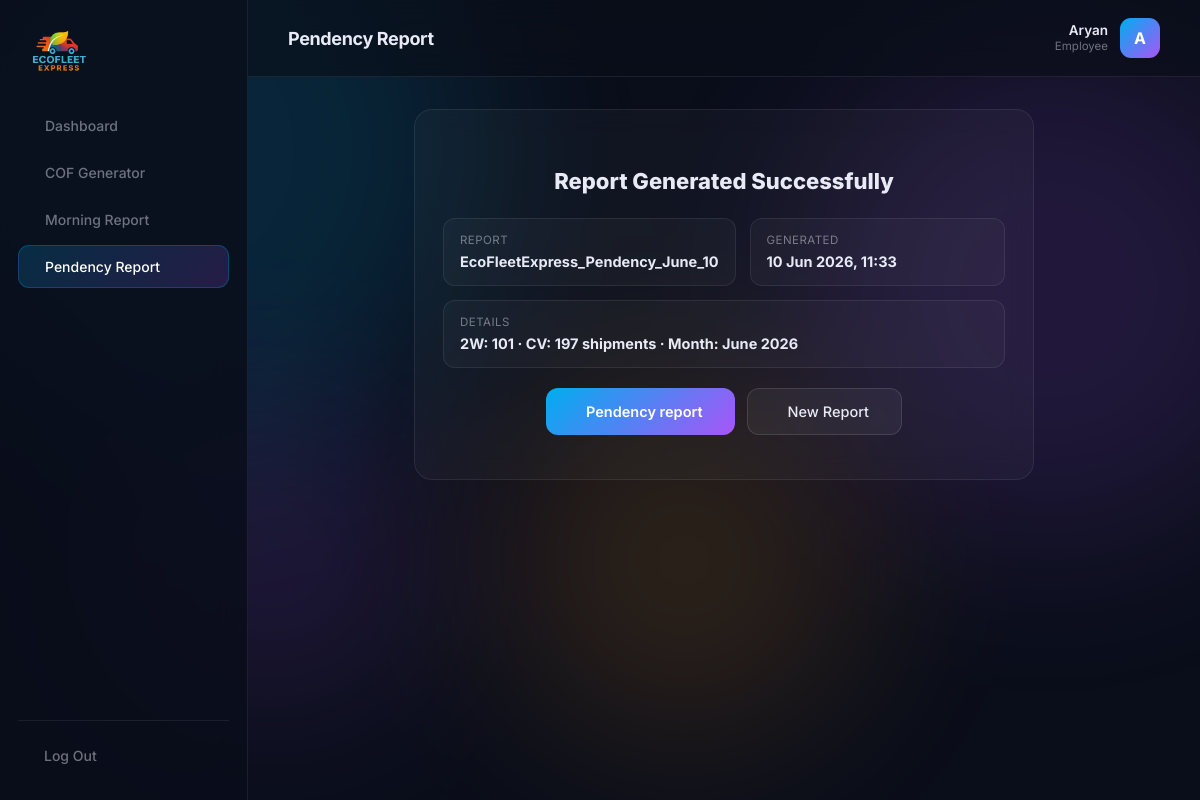
Page /portal/result/2/ (signed in) on the committed database.
### core/models.py (models this page shows, shortened)
class ToolRun(models.Model):
    TOOL_COF = 'COF'
    TOOL_MORNING = 'MORNING'
    TOOL_PENDENCY = 'PENDENCY'
    TOOL_CHOICES = [
        (TOOL_COF, 'COF Generator'),
        (TOOL_MORNING, 'Morning Report'),
        (TOOL_PENDENCY, 'Pendency Report'),
    ]
    STATUS_SUCCESS = 'SUCCESS'
    STATUS_FAILED = 'FAILED'
    STATUS_CHOICES = [
        (STATUS_SUCCESS, 'Success'),
        (STATUS_FAILED, 'Failed'),
    ]
    user = models.ForeignKey(
        settings.AUTH_USER_MODEL,
        on_delete=models.SET_NULL,
        null=True, blank=True,
        related_name='tool_runs',
    )
    tool = models.CharField(max_length=20, choices=TOOL_CHOICES)
    status = models.CharField(max_length=10, choices=STATUS_CHOICES, default=STATUS_SUCCESS)
    reference = models.CharField(max_length=120, blank=True)   # e.g. COF number
    detail = models.TextField(blank=True)
    output_file = models.FileField(upload_to='tool_outputs/%Y/%m/', blank=True, null=True)
    created_at = models.DateTimeField(auto_now_add=True)
    class Meta:
        ordering = ['-created_at']

class ToolRunFile(models.Model):
    run = models.ForeignKey(ToolRun, on_delete=models.CASCADE, related_name='files')
    label = models.CharField(max_length=80)
    file = models.FileField(upload_to='tool_outputs/%Y/%m/')
    created_at = models.DateTimeField(auto_now_add=True)
    class Meta:
        ordering = ['id']

### core/views.py (the view)
# urls.py: path('portal/result/<int:pk>/', views.tool_result, name='tool_result'),
@staff_required
def tool_result(request, pk):
    run = get_object_or_404(ToolRun.objects.prefetch_related('files'),
                            pk=pk, status=ToolRun.STATUS_SUCCESS)
    active = {'COF': 'cof', 'MORNING': 'morning', 'PENDENCY': 'pendency'}.get(run.tool, '')
    return render(request, 'core/portal/tool_result.html', {'active': active, 'run': run})

### templates/core/portal/tool_result.html (shortened to what this page needs)
{% extends 'core/portal/base.html' %}
{% block heading %}{{ run.get_tool_display }}{% endblock %}
{% block content %}
<div class="portal-card cof-success">
  <h2>Report Generated Successfully</h2>
  <div class="cof-success-grid">
    <div><span>Report</span><strong>{{ run.reference|default:run.get_tool_display }}</strong></div>
    <div><span>Generated</span><strong>{{ run.created_at|date:"d M Y, H:i" }}</strong></div>
    <div class="full"><span>Details</span><strong>{{ run.detail }}</strong></div>
  </div>
  <div class="cof-success-actions">
    {% for f in run.files.all %}
    <a href="{% url 'download_file' f.id %}" class="{% if forloop.first %}btn-primary{% else %}btn-secondary{% endif %}">
       {{ f.label }}
    </a>
    {% endfor %}
    {% if run.tool == 'PENDENCY' %}
    <a href="{% url 'pendency_report' %}" class="btn-secondary"> New Report</a>
    {% elif run.tool == 'MORNING' %}
    <a href="{% url 'morning_report' %}" class="btn-secondary"><i class="ti ti-plus"></i> New Report</a>
    {% endif %}
  </div>
</div>
{% endblock %}

### templates/core/portal/base.html (shortened to what this page needs)
{% load static %}
<!DOCTYPE html>
<html lang="en">
<head>
    <link rel="stylesheet" href="https://cdn.jsdelivr.net/npm/@tabler/icons-webfont@latest/tabler-icons.min.css" />
    <link rel="stylesheet" href="{% static 'css/main.css' %}" />
    <link rel="stylesheet" href="{% static 'css/portal.css' %}" />
</head>
<body class="portal-body">
<div class="orbs">
    <div class="orb orb1"></div><div class="orb orb2"></div>
    <div class="orb orb3"></div><div class="orb orb4"></div>
</div>
<aside class="portal-sidebar" id="portalSidebar">
    <a href="{% url 'home' %}" class="portal-logo">
        <img src="{% static 'images/logo.png' %}" alt="EcoFleet Express" />
    </a>
    <nav class="portal-nav">
        <a href="{% url 'dashboard' %}" class="{% if active == 'dashboard' %}active{% endif %}"> Dashboard</a>
        <a href="{% url 'cof_generator' %}" class="{% if active == 'cof' %}active{% endif %}"> COF Generator</a>
        <a href="{% url 'morning_report' %}" class="{% if active == 'morning' %}active{% endif %}"> Morning Report</a>
        <a href="{% url 'pendency_report' %}" class="{% if active == 'pendency' %}active{% endif %}"> Pendency
  Report</a>
    </nav>
    <div class="portal-sidebar-foot">
        <a href="{% url 'portal_logout' %}" class="portal-logout"> Log Out</a>
    </div>
</aside>
<div class="portal-main">
    <header class="portal-topbar">
        <div class="portal-topbar-title">{% block heading %}{% endblock %}</div>
        <div class="portal-user">
            <div class="portal-user-meta">
            <span class="portal-user-name">{{ request.user.get_full_name|default:request.user.username }}</span>
            <span class="portal-user-role">Employee</span>
          </div>
          <div class="portal-avatar">{{ request.user.username|slice:":1"|upper }}</div>
        </div>
    </header>
      <main class="portal-content">
        {% block content %}{% endblock %}
      </main>
    </div>
</body>
</html>

### static/css/main.css (style rules this page uses)
*, *::before, *::after { margin: 0; padding: 0; box-sizing: border-box; }
:root { --cyan: #00AEEF; --purple: #a855f7; --orange: #F7941D; --red: #ED1C24; --bg: #0a0e1a; --surface: rgba(255,255,255,0.03); --border: rgba(255,255,255,0.08); --text: #e8eaf6; --muted: rgba(232,234,246,0.45); --hint: rgba(232,234,246,0.28); }
html, body { font-family: 'Inter', sans-serif; background: var(--bg); color: var(--text); min-height: 100vh; scroll-behavior: smooth; }
.orbs { position: fixed; inset: 0; pointer-events: none; z-index: 0; overflow: hidden; }
.orb { position: absolute; border-radius: 50%; filter: blur(90px); opacity: 0.15; }
.orb1 { width: 600px; height: 600px; background: var(--cyan); top: -150px; left: -120px; }
.orb2 { width: 500px; height: 500px; background: var(--purple); top: 40px; right: -100px; }
.orb3 { width: 360px; height: 360px; background: var(--orange); top: 380px; left: 42%; }
.orb4 { width: 300px; height: 300px; background: var(--purple); bottom: 100px; left: 10%; }
.btn-primary { background: linear-gradient(135deg, var(--cyan), var(--purple)); border: none; border-radius: 12px; padding: 14px 32px; color: #fff; font-size: 14.5px; font-weight: 600; cursor: pointer; font-family: inherit; display: flex; align-items: center; gap: 8px; }
.btn-secondary { background: rgba(255,255,255,0.05); border: 1px solid rgba(255,255,255,0.12); border-radius: 12px; padding: 14px 32px; color: var(--text); font-size: 14.5px; font-weight: 500; cursor: pointer; font-family: inherit; }

### rows in the picture
ToolRun: tool "Pendency Report", reference "EcoFleetExpress_Pendency_June_10", created_at "10 Jun 2026, 11:33", detail "2W: 101 · CV: 197 shipments · Month: June 2026"
ToolRunFile: label "Pendency report"

### other values in the picture
{{ request.user.get_full_name|default:request.user.username }} "Aryan"
{{ request.user.username|slice:":1"|upper }} "A"
